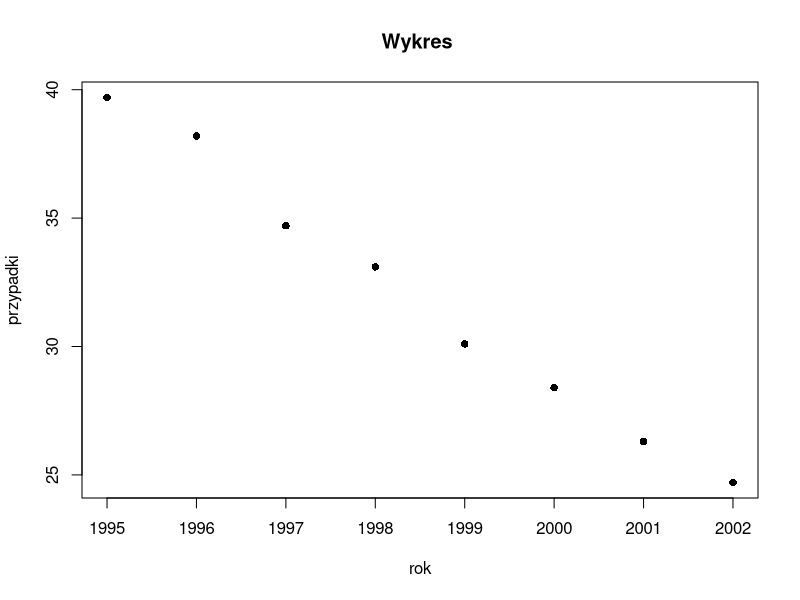
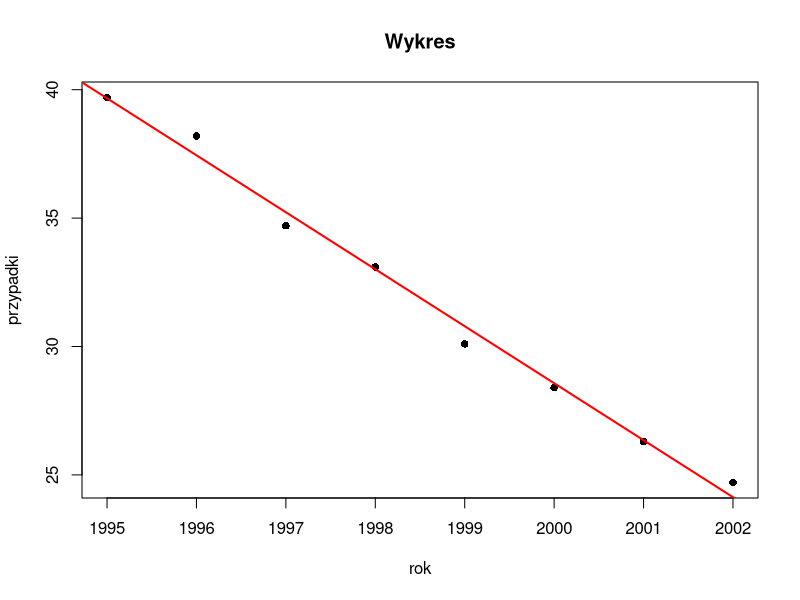

Generate these figures, in order, with R:
rok = c(1995, 1996, 1997, 1998, 1999, 2000, 2001, 2002)
przypadki = c(39.7, 38.2, 34.7, 33.1, 30.1, 28.4, 26.3, 24.7)
data_set = data.frame(rok = rok, przypadki = przypadki)
head(data_set)
plot(data_set, main = "Wykres ", pch = 16)
model = lm(przypadki ~ rok, data = data_set)
plot(data_set, main = "Wykres", pch = 16)
abline(model, col = "red", lwd = 2)